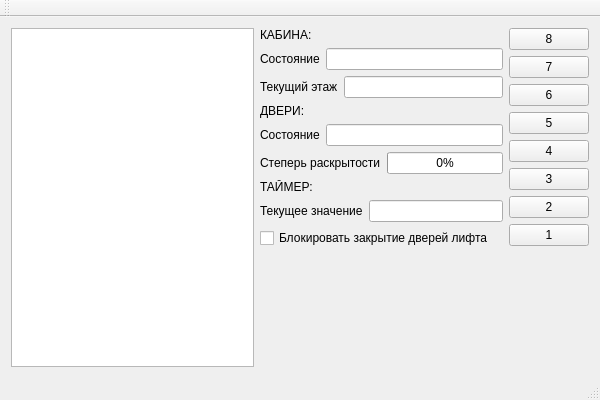
<?xml version="1.0" encoding="UTF-8"?>
<ui version="4.0">
 <class>MainWindowClass</class>
 <widget class="QMainWindow" name="MainWindowClass">
  <property name="geometry">
   <rect>
    <x>0</x>
    <y>0</y>
    <width>600</width>
    <height>400</height>
   </rect>
  </property>
  <property name="windowTitle">
   <string>MainWindow</string>
  </property>
  <widget class="QWidget" name="centralWidget">
   <layout class="QHBoxLayout" name="horizontalLayout_5">
    <item>
     <widget class="QListWidget" name="eventList">
      <property name="sizeAdjustPolicy">
       <enum>QAbstractScrollArea::AdjustToContents</enum>
      </property>
     </widget>
    </item>
    <item>
     <layout class="QVBoxLayout" name="verticalLayout">
      <item>
       <widget class="QLabel" name="label_5">
        <property name="text">
         <string>КАБИНА:</string>
        </property>
       </widget>
      </item>
      <item>
       <layout class="QHBoxLayout" name="horizontalLayout">
        <item>
         <widget class="QLabel" name="label">
          <property name="text">
           <string>Состояние</string>
          </property>
         </widget>
        </item>
        <item>
         <widget class="QLineEdit" name="lineElevatorState">
          <property name="readOnly">
           <bool>true</bool>
          </property>
         </widget>
        </item>
       </layout>
      </item>
      <item>
       <layout class="QHBoxLayout" name="horizontalLayout_2">
        <item>
         <widget class="QLabel" name="label_4">
          <property name="text">
           <string>Текущий этаж</string>
          </property>
         </widget>
        </item>
        <item>
         <widget class="QLineEdit" name="lineCurrentFloor">
          <property name="readOnly">
           <bool>true</bool>
          </property>
         </widget>
        </item>
       </layout>
      </item>
      <item>
       <widget class="QLabel" name="label_7">
        <property name="text">
         <string>ДВЕРИ:</string>
        </property>
       </widget>
      </item>
      <item>
       <layout class="QHBoxLayout" name="horizontalLayout_4">
        <item>
         <widget class="QLabel" name="label_3">
          <property name="text">
           <string>Состояние</string>
          </property>
         </widget>
        </item>
        <item>
         <widget class="QLineEdit" name="lineDoorsState">
          <property name="readOnly">
           <bool>true</bool>
          </property>
         </widget>
        </item>
       </layout>
      </item>
      <item>
       <layout class="QHBoxLayout" name="horizontalLayout_3">
        <item>
         <widget class="QLabel" name="label_2">
          <property name="text">
           <string>Степерь раскрытости</string>
          </property>
         </widget>
        </item>
        <item>
         <widget class="QProgressBar" name="openProgress">
          <property name="maximum">
           <number>5</number>
          </property>
          <property name="value">
           <number>0</number>
          </property>
         </widget>
        </item>
       </layout>
      </item>
      <item>
       <widget class="QLabel" name="label_8">
        <property name="text">
         <string>ТАЙМЕР:</string>
        </property>
       </widget>
      </item>
      <item>
       <layout class="QHBoxLayout" name="horizontalLayout_8">
        <item>
         <widget class="QLabel" name="label_6">
          <property name="text">
           <string>Текущее значение</string>
          </property>
         </widget>
        </item>
        <item>
         <widget class="QLineEdit" name="lineTimerVal"/>
        </item>
       </layout>
      </item>
      <item>
       <widget class="QCheckBox" name="checkBox">
        <property name="text">
         <string>Блокировать закрытие дверей лифта</string>
        </property>
       </widget>
      </item>
      <item>
       <spacer name="verticalSpacer">
        <property name="orientation">
         <enum>Qt::Vertical</enum>
        </property>
        <property name="sizeHint" stdset="0">
         <size>
          <width>20</width>
          <height>40</height>
         </size>
        </property>
       </spacer>
      </item>
     </layout>
    </item>
    <item>
     <layout class="QVBoxLayout" name="verticalLayout_2">
      <item>
       <widget class="QPushButton" name="btn8">
        <property name="text">
         <string>8</string>
        </property>
       </widget>
      </item>
      <item>
       <widget class="QPushButton" name="btn7">
        <property name="text">
         <string>7</string>
        </property>
       </widget>
      </item>
      <item>
       <widget class="QPushButton" name="btn6">
        <property name="text">
         <string>6</string>
        </property>
       </widget>
      </item>
      <item>
       <widget class="QPushButton" name="btn5">
        <property name="text">
         <string>5</string>
        </property>
       </widget>
      </item>
      <item>
       <widget class="QPushButton" name="btn4">
        <property name="text">
         <string>4</string>
        </property>
       </widget>
      </item>
      <item>
       <widget class="QPushButton" name="btn3">
        <property name="text">
         <string>3</string>
        </property>
       </widget>
      </item>
      <item>
       <widget class="QPushButton" name="btn2">
        <property name="text">
         <string>2</string>
        </property>
       </widget>
      </item>
      <item>
       <widget class="QPushButton" name="btn1">
        <property name="text">
         <string>1</string>
        </property>
       </widget>
      </item>
      <item>
       <spacer name="verticalSpacer_2">
        <property name="orientation">
         <enum>Qt::Vertical</enum>
        </property>
        <property name="sizeHint" stdset="0">
         <size>
          <width>20</width>
          <height>40</height>
         </size>
        </property>
       </spacer>
      </item>
     </layout>
    </item>
   </layout>
  </widget>
  <widget class="QMenuBar" name="menuBar">
   <property name="geometry">
    <rect>
     <x>0</x>
     <y>0</y>
     <width>600</width>
     <height>22</height>
    </rect>
   </property>
  </widget>
  <widget class="QToolBar" name="mainToolBar">
   <attribute name="toolBarArea">
    <enum>TopToolBarArea</enum>
   </attribute>
   <attribute name="toolBarBreak">
    <bool>false</bool>
   </attribute>
  </widget>
  <widget class="QStatusBar" name="statusBar"/>
 </widget>
 <layoutdefault spacing="6" margin="11"/>
 <tabstops>
  <tabstop>eventList</tabstop>
  <tabstop>lineElevatorState</tabstop>
  <tabstop>lineDoorsState</tabstop>
  <tabstop>lineCurrentFloor</tabstop>
  <tabstop>btn8</tabstop>
  <tabstop>btn7</tabstop>
  <tabstop>btn6</tabstop>
  <tabstop>btn5</tabstop>
  <tabstop>btn4</tabstop>
  <tabstop>btn3</tabstop>
  <tabstop>btn2</tabstop>
  <tabstop>btn1</tabstop>
 </tabstops>
 <resources>
  <include location="MainWindow.qrc"/>
 </resources>
 <connections/>
</ui>
